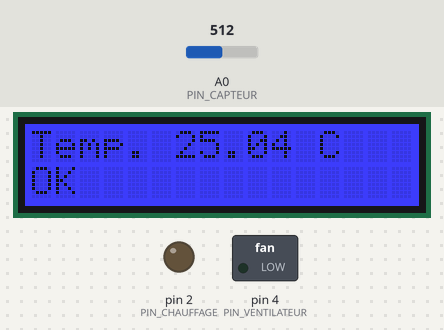
Recording of a sketch running on a simulated Arduino Uno, built with avr-gcc and run on an emulated ATmega328P. Parts: 16×2 character LCD, switched loads named in the sketch (green lamp = pin HIGH), output pins drawn as LEDs (lit = HIGH). Inputs (shaded band) come from the test bench; at power-on: A0 (PIN_CAPTEUR) = 512. What the sketch prints to the serial monitor is not drawn.

Above: at 1.6 s.
1.7 s: A0 (PIN_CAPTEUR) set to 557
At 2.5 s:
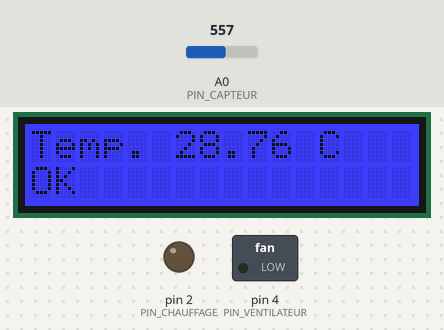
3.5 s: A0 (PIN_CAPTEUR) set to 585
At 4.3 s:
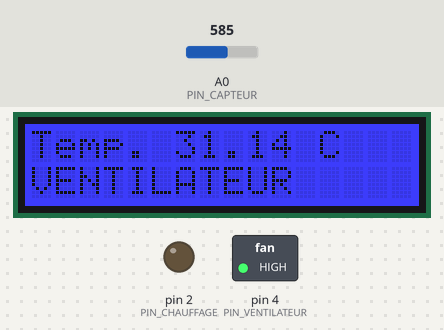
5.5 s: A0 (PIN_CAPTEUR) set to 511
At 7.0 s:
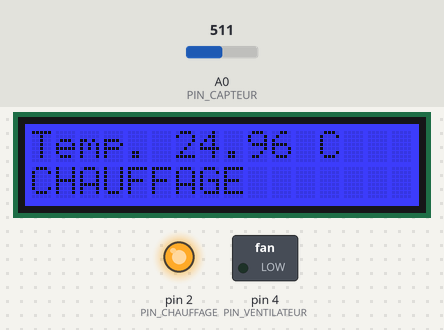
7.5 s: A0 (PIN_CAPTEUR) set to 11
At 8.5 s:
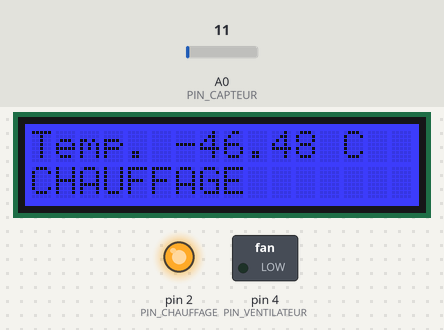
9.5 s: A0 (PIN_CAPTEUR) set to 8
At 10.8 s:
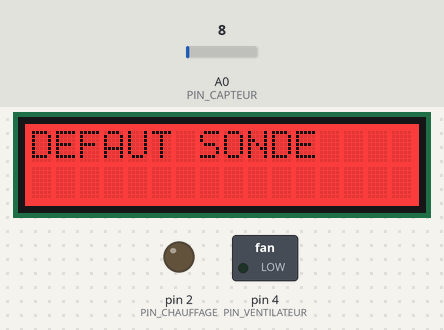
Timing chart, 0 to 12.5 s (numbered marks = the images above; inputs shaded):
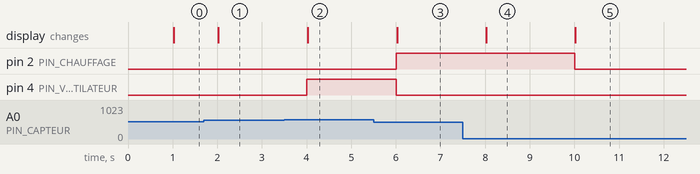

The sketch:

maison_2026.ino
```cpp
// Maison connectée : version corrigée en 2026 (non testée sur le montage d'origine, qui n'existe plus).
// Même matériel : capteur Grove (thermistance B = 4275, R0 = 100 kΩ) sur A0, relais du chauffage sur D2,
// ventilateur sur D4, écran Grove LCD RGB. Corrections : hystérésis, défaut de sonde, boucle sans delay(), noms clairs.

#include <Wire.h>
#include "rgb_lcd.h"
#include <math.h>

rgb_lcd lcd;

const int PIN_CHAUFFAGE = 2;     // relais de la plaque chauffante (photos du montage)
const int PIN_VENTILATEUR = 4;
const int PIN_CAPTEUR = A0;
const float B = 4275.0;          // constante bêta de la thermistance
const float R0 = 100000.0;       // résistance à 25 °C

// hystérésis : le chauffage s'allume sous 25 °C et s'éteint au-dessus de 26 °C ; le ventilateur à 30 / 29 °C
const float CHAUFFE_ON = 25.0, CHAUFFE_OFF = 26.0, VENT_ON = 30.0, VENT_OFF = 29.0;
const unsigned long PERIODE_MS = 1000;

bool chauffage = false, ventilateur = false;
unsigned long dernier = 0;

void setup() {
  Serial.begin(9600);
  lcd.begin(16, 2);
  lcd.setRGB(0, 0, 255);
  pinMode(PIN_CHAUFFAGE, OUTPUT);
  pinMode(PIN_VENTILATEUR, OUTPUT);
  Serial.println(F("temperature;chauffage;ventilateur"));
}

void loop() {
  if (millis() - dernier < PERIODE_MS) return;   // pas de delay() : la boucle reste disponible
  dernier = millis();

  int a = analogRead(PIN_CAPTEUR);
  lcd.clear();                                    // évite les restes d'affichage
  if (a < 10 || a > 1013) {                       // sonde débranchée ou en court-circuit
    chauffage = false; ventilateur = false;
    digitalWrite(PIN_CHAUFFAGE, LOW); digitalWrite(PIN_VENTILATEUR, LOW);
    lcd.setRGB(255, 0, 0); lcd.print("DEFAUT SONDE");
    Serial.println(F("DEFAUT;0;0"));
    return;
  }
  lcd.setRGB(0, 0, 255);
  float R = R0 * (1023.0 / a - 1.0);
  float t = 1.0 / (log(R / R0) / B + 1.0 / 298.15) - 273.15;

  if (t < CHAUFFE_ON) chauffage = true; else if (t > CHAUFFE_OFF) chauffage = false;
  if (t > VENT_ON) ventilateur = true; else if (t < VENT_OFF) ventilateur = false;
  if (chauffage) ventilateur = false;             // jamais les deux à la fois

  digitalWrite(PIN_CHAUFFAGE, chauffage ? HIGH : LOW);
  digitalWrite(PIN_VENTILATEUR, ventilateur ? HIGH : LOW);

  lcd.print("Temp. "); lcd.print(t, 2); lcd.print(" C");
  lcd.setCursor(0, 1); lcd.print(chauffage ? "CHAUFFAGE" : ventilateur ? "VENTILATEUR" : "OK");
  Serial.print(t, 2); Serial.print(';'); Serial.print(chauffage); Serial.print(';'); Serial.println(ventilateur);
}
```

Measured:
- the behaviour switches between 571 and 572 on A0 (PIN_CAPTEUR) (found by bisection; images 1 and 2)
- the behaviour switches between 10 and 9 on A0 (PIN_CAPTEUR) (found by bisection; images 4 and 5)
- after the input at 1.7 s, the display: changes after 0.32 s (image 1)
- after the input at 3.5 s, pin 4 (PIN_VENTILATEUR): LOW → HIGH after 0.50 s; the display: changes after 0.53 s (image 2)
- after the input at 5.5 s, pin 2 (PIN_CHAUFFAGE): LOW → HIGH after 0.50 s; pin 4 (PIN_VENTILATEUR): HIGH → LOW after 0.50 s; the display: changes after 0.53 s (image 3)
- after the input at 7.5 s, the display: changes after 0.53 s (image 4)
- after the input at 9.5 s, pin 2 (PIN_CHAUFFAGE): HIGH → LOW after 0.50 s; the display: changes after 0.51 s (image 5)
